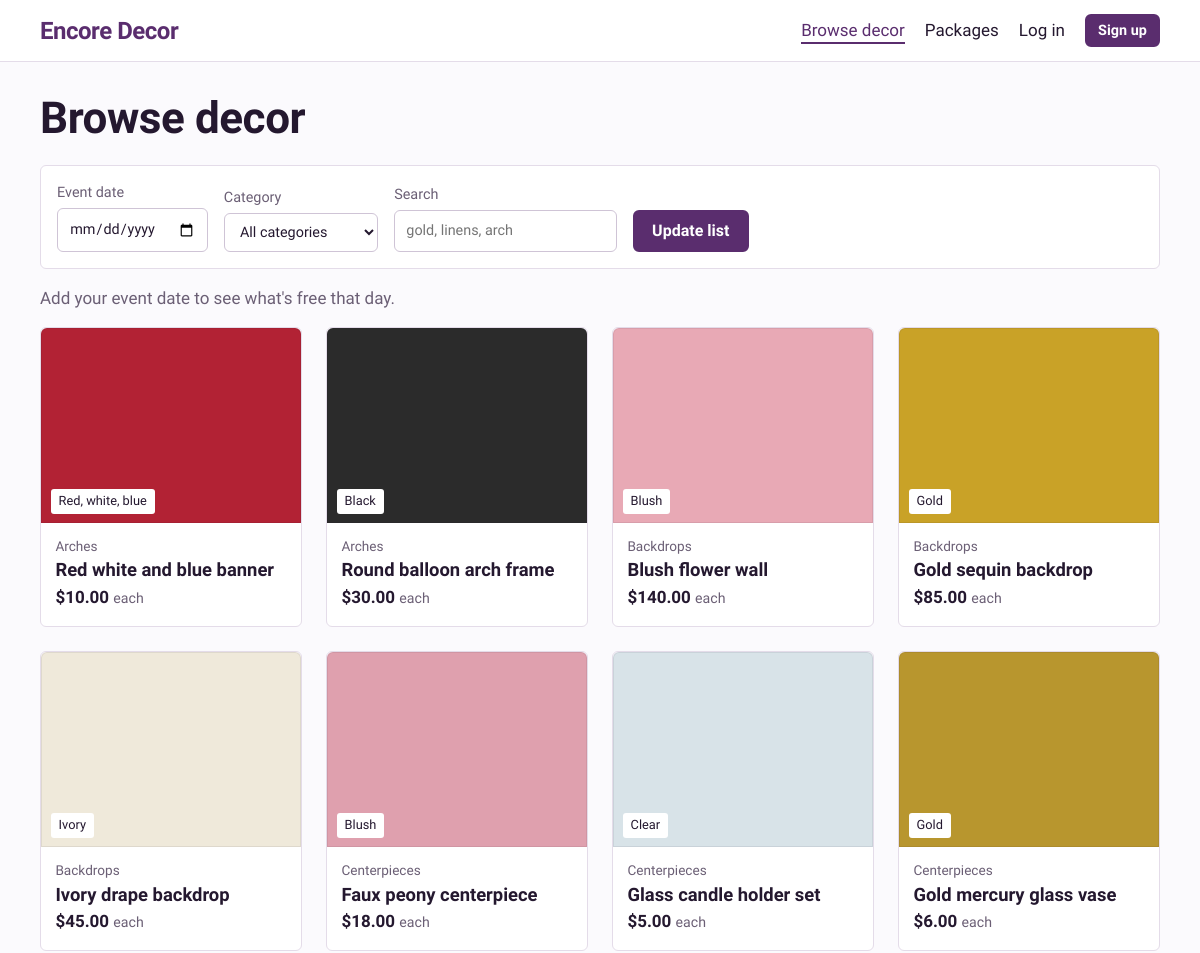
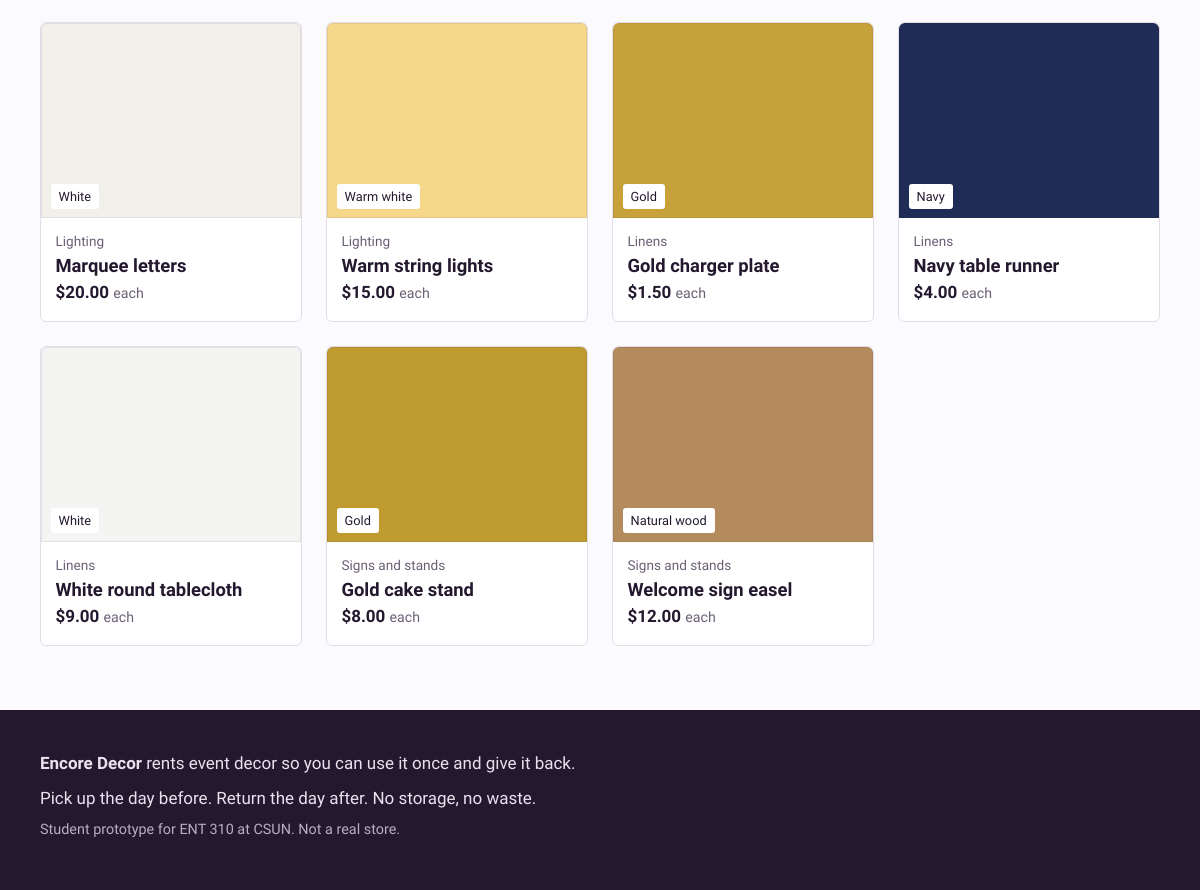
The app's page /items.php, older data (2 pictures, top to bottom).
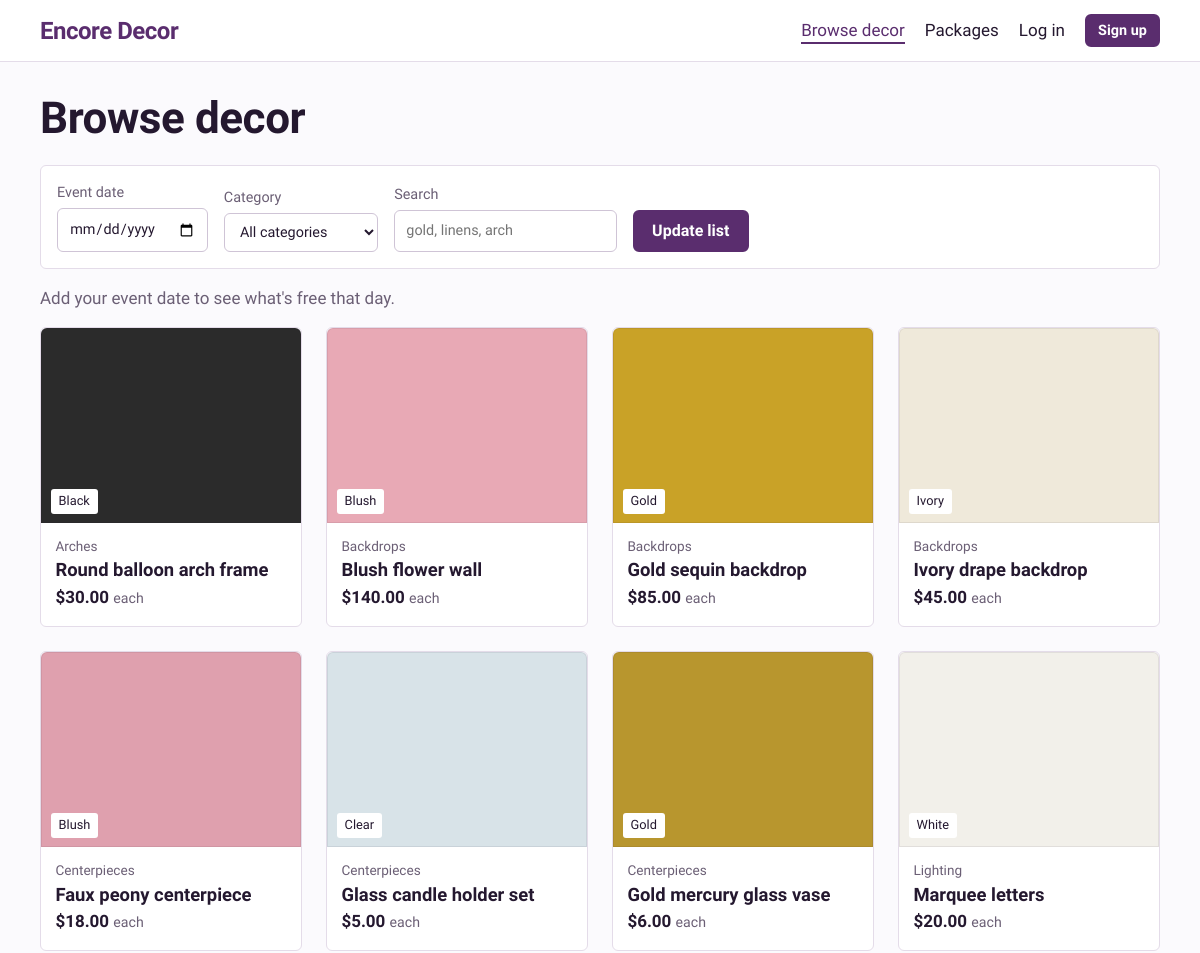
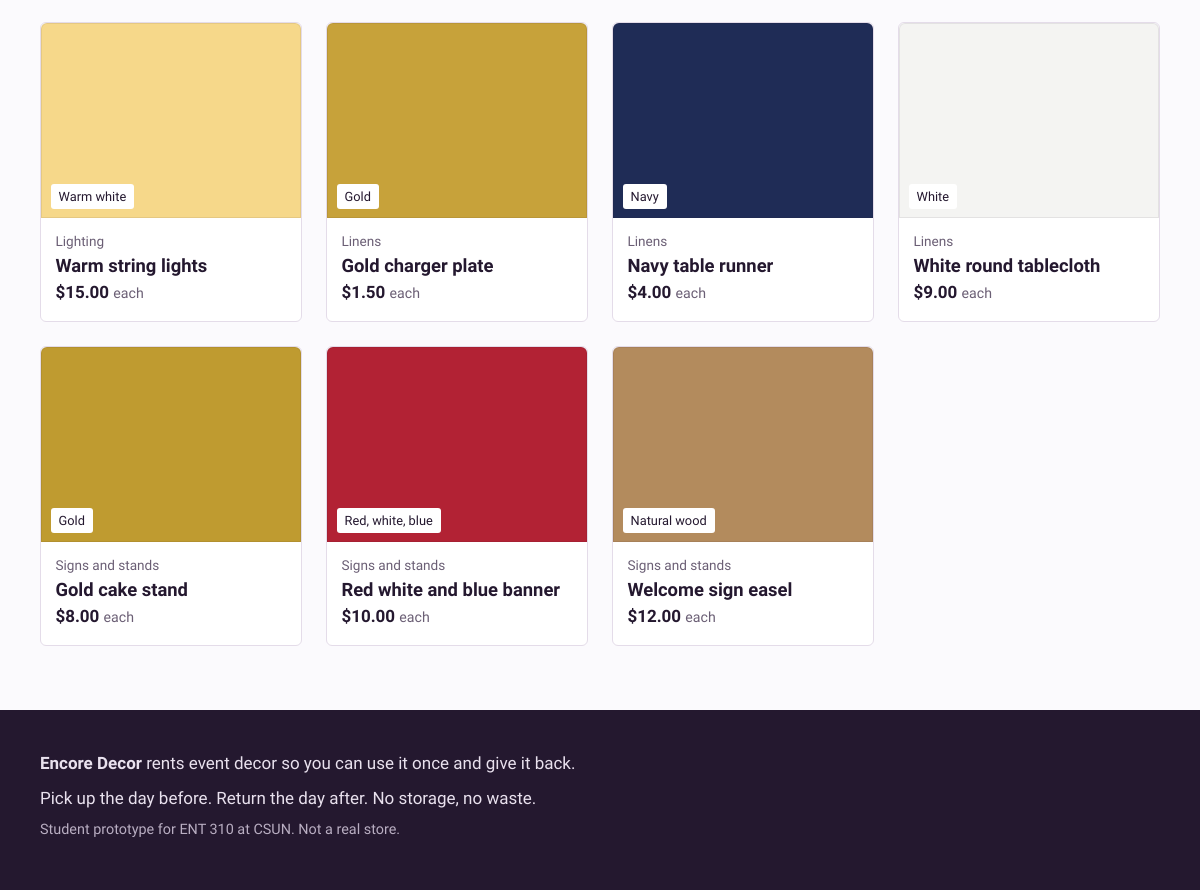
The same page, newer data (2 pictures, top to bottom).
### tables this page shows
CREATE TABLE items (
  id          INT AUTO_INCREMENT PRIMARY KEY,
  category_id INT NOT NULL,
  name        VARCHAR(120) NOT NULL,
  description TEXT NOT NULL,
  color_name  VARCHAR(40)  NOT NULL DEFAULT 'Assorted',
  color_hex   CHAR(7)      NOT NULL DEFAULT '#CCCCCC',
  price       DECIMAL(8,2) NOT NULL,           
  quantity    INT NOT NULL DEFAULT 1,          
  image_url   VARCHAR(500) NULL,
  is_active   TINYINT(1) NOT NULL DEFAULT 1,
  created_at  TIMESTAMP NOT NULL DEFAULT CURRENT_TIMESTAMP,
  FOREIGN KEY (category_id) REFERENCES categories(id)
);

CREATE TABLE categories (
  id    INT AUTO_INCREMENT PRIMARY KEY,
  name  VARCHAR(60) NOT NULL,
  slug  VARCHAR(60) NOT NULL UNIQUE
);

### includes/bootstrap.php (called while the page is built, shortened)
<?php
function db(): PDO
{
    static $pdo = null;
    if ($pdo === null) {
        $dsn = 'mysql:host=' . DB_HOST . ';port=' . DB_PORT . ';dbname=' . DB_NAME . ';charset=utf8mb4';
        $pdo = new PDO($dsn, DB_USER, DB_PASS, [
            PDO::ATTR_ERRMODE            => PDO::ERRMODE_EXCEPTION,
            PDO::ATTR_DEFAULT_FETCH_MODE => PDO::FETCH_ASSOC,
            PDO::ATTR_EMULATE_PREPARES   => false,
        ]);
    }
    return $pdo;
}
function base_url(): string
{
    static $base = null;
    if ($base === null) {
        $script = $_SERVER['SCRIPT_NAME'] ?? '';
        $dir = str_replace('\\', '/', dirname($script));
        $base = rtrim($dir, '/');
    }
    return $base;
}
function url(string $path = ''): string
{
    return base_url() . '/' . ltrim($path, '/');
}
function e(?string $text): string
{
    return htmlspecialchars((string) $text, ENT_QUOTES, 'UTF-8');
}
function money($amount): string
{
    return '$' . number_format((float) $amount, 2);
}
function current_user(): ?array
{
    static $user = false;
    if ($user === false) {
        $user = null;
    }
    return $user;
}

### public/items.php (the view, shortened to what this page needs)
<?php
require __DIR__ . '/../includes/bootstrap.php';
$date     = $_GET['date'] ?? '';
$search   = trim($_GET['q'] ?? '');
$dateError = $date !== '' ? check_event_date($date) : null;
$hasDate   = $date !== '' && $dateError === null;
$sql = 'SELECT i.*, c.name AS category_name, c.slug AS category_slug
        FROM items i JOIN categories c ON c.id = i.category_id
        WHERE i.is_active = 1';
$params = [];
$sql .= ' ORDER BY c.name, i.name';
$stmt = db()->prepare($sql);
$stmt->execute($params);
$items = $stmt->fetchAll();
$booked = [];
$minDate = date('Y-m-d', strtotime('+2 days'));
require __DIR__ . '/../includes/header.php';
?>
<h1>Browse decor</h1>
<form class="filters" method="get">
  <label>Event date
    <input type="date" name="date" value="<?= e($date) ?>" min="<?= e($minDate) ?>">
  </label>
  <label>Category
    <select name="category">
      <option value="">All categories</option>
    </select>
  </label>
  <label>Search
    <input type="search" name="q" value="<?= e($search) ?>" placeholder="gold, linens, arch">
  </label>
  <button type="submit" class="btn">Update list</button>
</form>
<?php if ($dateError): ?>
  <p class="flash flash-error"><?= e($dateError) ?></p>
<?php elseif ($hasDate): ?>
  <p class="date-note">Showing what's free for <strong><?= e(nice_date($date)) ?></strong>. Pickup <?= e(nice_date($pickup)) ?>, return <?= e(nice_date($return)) ?>.</p>
<?php else: ?>
  <p class="date-note">Add your event date to see what's free that day.</p>
<?php endif; ?>
<?php if (!$items): ?>
  <div class="empty">
    <p>Nothing matches those filters.</p>
    <a class="btn" href="<?= e(url('items.php' . ($hasDate ? '?date=' . urlencode($date) : ''))) ?>">Clear filters</a>
  </div>
<?php else: ?>
  <div class="grid">
    <?php foreach ($items as $item):
        $free = (int) $item['quantity'] - ($booked[(int) $item['id']] ?? 0);
        $link = 'item.php?id=' . $item['id'] . ($hasDate ? '&date=' . urlencode($date) : '');
    ?>
      <a class="chip-card<?= $hasDate && $free <= 0 ? ' is-full' : '' ?>" href="<?= e(url($link)) ?>">
        <?php if ($item['image_url']): ?>
          <img class="swatch" src="<?= e($item['image_url']) ?>" alt="">
        <?php else: ?>
          <span class="swatch" style="--swatch: <?= e($item['color_hex']) ?>"><span class="swatch-name"><?= e($item['color_name']) ?></span></span>
        <?php endif; ?>
        <span class="chip-body">
          <span class="chip-kicker"><?= e($item['category_name']) ?></span>
          <span class="chip-title"><?= e($item['name']) ?></span>
          <span class="chip-price"><?= money($item['price']) ?> <small>each</small></span>
        </span>
      </a>
    <?php endforeach; ?>
  </div>
<?php endif; ?>
<?php require __DIR__ . '/../includes/footer.php'; ?>

### includes/header.php (shortened to what this page needs)
<?php
$user = current_user();
$here = basename($_SERVER['SCRIPT_NAME'] ?? '');
$inAdmin = strpos($_SERVER['SCRIPT_NAME'] ?? '', '/admin/') !== false;
function nav_link(string $path, string $label, bool $active): string
{
    return '<a href="' . e(url($path)) . '"' . ($active ? ' aria-current="page"' : '') . '>' . e($label) . '</a>';
}
?>
<!DOCTYPE html>
<html lang="en">
<head>
  <link rel="stylesheet" href="<?= e(url('assets/style.css')) ?>">
</head>
<body>
<header class="site-header">
  <div class="wrap header-inner">
    <a class="brand" href="<?= e(url('index.php')) ?>"><?= e(SITE_NAME) ?></a>
    <nav class="main-nav" aria-label="Main">
      <?= nav_link('items.php', 'Browse decor', !$inAdmin && in_array($here, ['items.php', 'item.php'])) ?>
      <?= nav_link('packages.php', 'Packages', !$inAdmin && in_array($here, ['packages.php', 'package.php'])) ?>
      <?php if ($user): ?>
        <?= nav_link('my-rentals.php', 'My rentals', !$inAdmin && in_array($here, ['my-rentals.php', 'rental.php'])) ?>
        <?php if ($user['role'] === 'admin'): ?>
          <?= nav_link('admin/index.php', 'Admin', $inAdmin) ?>
        <?php endif; ?>
        <form method="post" action="<?= e(url('logout.php')) ?>" class="inline">
          <?= csrf_field() ?>
          <button type="submit" class="link-button">Log out</button>
        </form>
      <?php else: ?>
        <?= nav_link('login.php', 'Log in', $here === 'login.php') ?>
        <a class="btn btn-small" href="<?= e(url('register.php')) ?>">Sign up</a>
      <?php endif; ?>
    </nav>
  </div>
</header>
<main id="main" class="wrap">

### includes/footer.php (shortened to what this page needs)
</main>
<footer class="site-footer">
  <div class="wrap footer-inner">
    <p><strong><?= e(SITE_NAME) ?></strong> rents event decor so you can use it once and give it back.</p>
    <p>Pick up the day before. Return the day after. No storage, no waste.</p>
    <p class="small">Student prototype for ENT 310 at CSUN. Not a real store.</p>
  </div>
</footer>
</body>
</html>

### public/assets/style.css (style rules this page uses)
:root { --paper: #FBFAFD; --white: #FFFFFF; --ink: #24182F; --muted: #6B5F75; --plum: #5A2D6E; --plum-soft: #F1EAF5; --marigold: #F2A93B; --sage: #2F7A55; --sage-soft: #E5F2EA; --berry: #B3263E; --berry-soft: #FBE9EC; --line: #E4DCE9; --display: "Bricolage Grotesque", "Segoe UI", system-ui, sans-serif; --body: "Atkinson Hyperlegible", "Segoe UI", system-ui, sans-serif; --radius: 6px; --gap: clamp(1rem, 3vw, 1.5rem); }
*, *::before, *::after { box-sizing: border-box; }
html { -webkit-text-size-adjust: 100%; }
body { margin: 0; background: var(--paper); color: var(--ink); font: 400 1.0625rem/1.55 var(--body); }
a { color: var(--plum); text-underline-offset: 0.18em; }
h1, h2, h3 { font-family: var(--display); line-height: 1.1; letter-spacing: -0.01em; margin: 0 0 0.5em; }
h1 { font-size: clamp(2rem, 4vw, 2.75rem); font-weight: 800; }
p { margin: 0 0 1rem; max-width: 68ch; }
.wrap { width: min(1120px, 100% - 2.5rem); margin-inline: auto; }
.small { font-size: 0.9rem; color: var(--muted); }
.site-header { border-bottom: 1px solid var(--line); background: var(--white); }
.header-inner { display: flex; align-items: center; justify-content: space-between; gap: 1rem; flex-wrap: wrap; padding-block: 0.9rem; }
.brand { font: 800 1.5rem/1 var(--display); color: var(--plum); text-decoration: none; letter-spacing: -0.02em; }
.main-nav { display: flex; align-items: center; gap: 1.25rem; flex-wrap: wrap; }
.main-nav a { text-decoration: none; color: var(--ink); }
.main-nav a[aria-current="page"] { color: var(--plum); box-shadow: inset 0 -2px 0 var(--plum); }
.main-nav .btn { color: var(--white); }
main { padding-block: 2rem 4rem; min-height: 60vh; }
.btn { display: inline-block; background: var(--plum); color: var(--white); border: 2px solid var(--plum); border-radius: var(--radius); padding: 0.6rem 1.1rem; font: 700 1rem/1.2 var(--body); text-decoration: none; cursor: pointer; }
.btn-small { padding: 0.35rem 0.7rem; font-size: 0.9rem; }
.swatch { position: relative; display: block; aspect-ratio: 4 / 3; background: var(--swatch, #ccc); border-radius: var(--radius) var(--radius) 0 0; box-shadow: inset 0 0 0 1px rgba(36, 24, 47, 0.08); object-fit: cover; width: 100%; }
.swatch-name { position: absolute; left: 0.6rem; bottom: 0.6rem; background: var(--white); color: var(--ink); font-size: 0.8rem; padding: 0.15rem 0.5rem; border-radius: 3px; }
.grid { display: grid; gap: var(--gap); grid-template-columns: repeat(auto-fill, minmax(220px, 1fr)); }
.chip-card { display: flex; flex-direction: column; background: var(--white); border: 1px solid var(--line); border-radius: var(--radius); text-decoration: none; color: var(--ink); }
.chip-body { display: flex; flex-direction: column; gap: 0.15rem; padding: 0.8rem 0.9rem 1rem; }
.chip-kicker { font-size: 0.85rem; color: var(--muted); }
.chip-title { font: 700 1.15rem/1.2 var(--display); }
.chip-price { font-weight: 700; }
.chip-price small { font-weight: 400; color: var(--muted); }
.filters { display: flex; flex-wrap: wrap; gap: 0.75rem 1rem; align-items: flex-end; padding: 1rem; background: var(--white); border: 1px solid var(--line); border-radius: var(--radius); margin-bottom: 1rem; }
.filters label { display: flex; flex-direction: column; gap: 0.25rem; font-size: 0.9rem; color: var(--muted); }
input, select, textarea { font: inherit; color: var(--ink); padding: 0.55rem 0.7rem; border: 1px solid #CFC4D6; border-radius: var(--radius); background: var(--white); max-width: 100%; }
.date-note { color: var(--muted); }
.site-footer { background: var(--ink); color: #E9E1EE; padding-block: 2.5rem; }
.site-footer p { margin-bottom: 0.5rem; }
.site-footer .small { color: #B9AEC2; }

Row changes from the older to the newer data that the page shows:
changed items "Red white and blue banner": category.name "Arches" → "Signs and stands"; moves down the list
